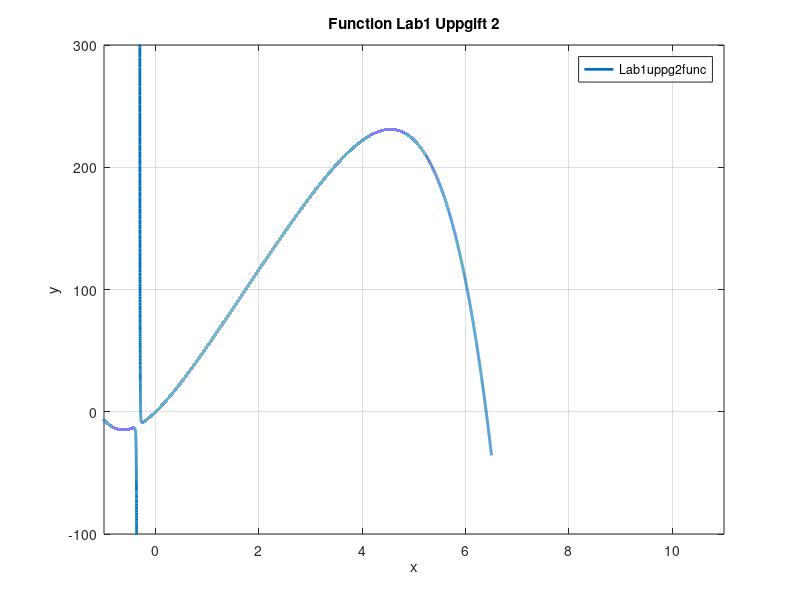

MATLAB code for this plot:
%% Uppg 2 Icke-linjär skalär ekvation med Newtons metod
% b 
% Definierar x värden
x = -3:1e-4:6.5;

% Funktion
f = @(x) 61*x - ((x.^2 + x + 0.03)./(3 * x + 1 )).^7 - 20*x.*exp(-x);
y = f(x);

% Plottar functionen
plot(x, y, 'LineWidth', 2);
ylim([-100, 300])
xlim([-1,11])
title('Function Lab1 Uppgift 2')
xlabel('x');
ylabel('y');
grid on;

% Visa plott
legend('Lab1uppg2func');

% c
% Newtons Metod
initialgissning = 1;
tolerans = 1e-10;
maxIterationer = 100;

% Definierar derivatan
fDerivata = @(x) 61 + 21*((x.^2+x+0.03)./(3.*x+1)^8) - 7*((2.*x+1)*(x.^2+x+0.03).^6)./((3*x+1).^7) - 20.*exp(-x) + 20*x.*exp(-x);

% Newtons metod
forraApprox = initialgissning;
for iteration = 1:maxIterationer
    x1 = initialgissning - f(initialgissning) / fDerivata(initialgissning);
    if abs(x1 - initialgissning) < tolerans
        break;
    end

    initialgissning = x1;
end

rot = initialgissning;
iterations = iteration;
disp(['Rot: ' num2str(rot)]);
disp(['Antal interationer: ' num2str(iterations)]);
